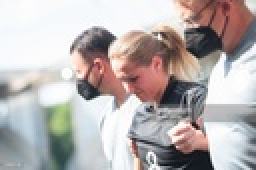
%> input picture alta.jpg, 128 x 85 px, shrunk from 1024 x 683 before the run (shown 2 times larger)
$ octave --eval "result = equalizacao_histograma('alta.jpg');"   (GNU Octave 9; MATLAB toolbox functions it lacks are replaced by stand-ins)
%> lines starting %> are read from the running program, lines starting %| are printed output that depends on the picture
function y = equalizacao_histograma(path_img)
%> called with path_img = 'alta.jpg'
%{
    equalizacao_histograma (str) : Path da imagem
    y : imagem equalizada
%}

% leitura da imagem
img_original = imread(path_img);
%> img_original is the input picture: size 85x128x3 uint8; mean R, G, B 183.6, 176.9, 176

% convertendo para escala de cinza
imagem_cinza_original = rgb2gray(img_original);
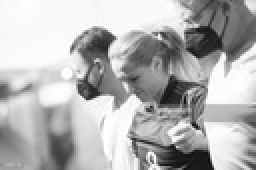
%> imagem_cinza_original: size 85x128 uint8 (shown 2 times larger); min 14, max 255, mean 178.8

% plotando a figura original e em escala de cinza
figure;
subplot(2, 1, 1);
imshow(img_original);
title('Imagem original');
subplot(2, 1, 2);
imshow(imagem_cinza_original);
title('Imagem cinza', "color", "magenta");

imagem_cinza = double(imagem_cinza_original);

% pegando o tamanho da imagem
size_image = size(imagem_cinza);
%> size_image = [85 128]
fprintf('Tamanho: %d \n', size_image);
%| Tamanho: 85
%| Tamanho: 128

% criando histograma
hist1 = zeros(1,256);
for i=1:size_image(1)
    for j=1:size_image(2)
        for k=0:255
            if imagem_cinza(i,j)==k
                hist1(k+1)=hist1(k+1)+1;
            end
        end
    end
end
%> after the loop, hist1 = 256 values, max 717 at index 251, min 0 at index 1, mean 42.5

% comparando com a função nativa do matlab
figure;
subplot(2, 1, 1);
plot(hist1);
title('Histograma manual');
subplot(2, 1, 2);
histogram(imagem_cinza);
title('Histograma MATLAB', "color", "red");
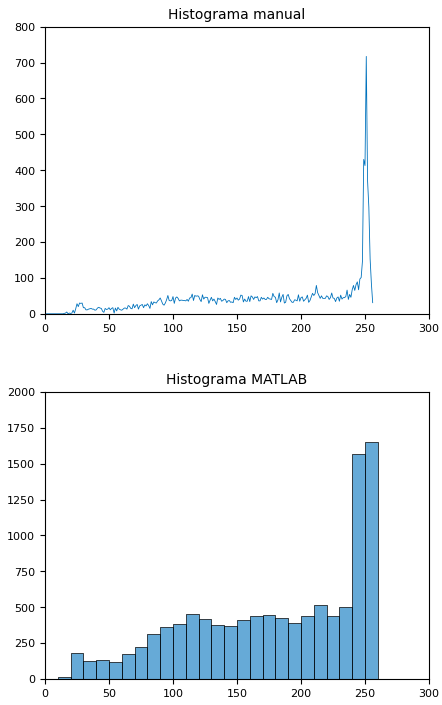
%> figure redrawn from the program's plot data, 2 panels; panel 1: curve peaks at x = 251, y = 717; panel 2: tallest bar 1653 high, from x = 250 to 260

% gerando pdf
pdf = (1/(size_image(1)*size_image(2)))*hist1;
%> pdf = 256 values, max 0.0659 at index 251, min 0 at index 1, mean 0.00391

% cdf
cdf = zeros(1,256);
cdf(1)=pdf(1);

for i=2:256
    cdf(i)=cdf(i-1)+pdf(i);
end
%> after the loop, cdf = 256 values from 0 to 1
cdf = round(255*cdf);
%> cdf = 256 values from 0 to 255

y = zeros(size_image);
for i=1:size_image(1)
    for j=1:size_image(2)
        t=(imagem_cinza(i,j)+1);
        y(i,j)=cdf(t);
    end
end
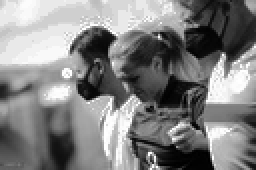
%> y: size 85x128 double (shown 2 times larger); min 0, max 255, mean 129.2

% equalizando a imagem
hist2 = zeros(1,256);
for i=1:size_image(1)
    for j=1:size_image(2)
        for k=0:255
            if y(i,j)==k
                hist2(k+1)=hist2(k+1)+1;
            end
        end
    end
end
%> after the loop, hist2 = 256 values, max 717 at index 234, min 0 at index 42, mean 42.5

% comparando
figure;
subplot(2, 1, 1);
imshow(uint8(y));
%> `result = equalizacao_histograma('alta.jpg');`:
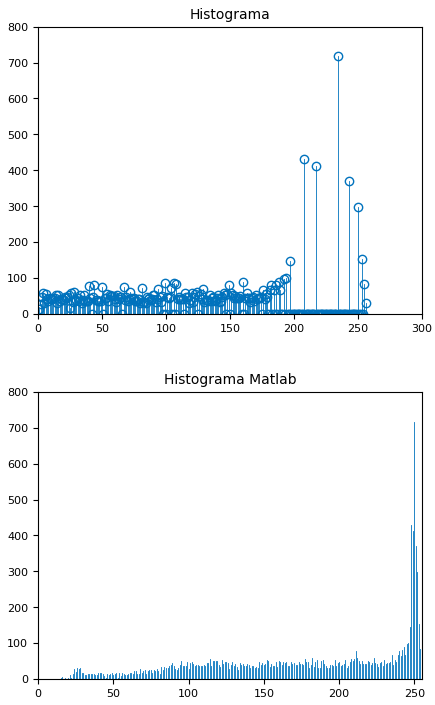
%> figure redrawn from the program's plot data, 2 panels; panel 1: highest point at x = 234, y = 717; panel 2: highest point at x = 250, y = 717
title('Equalização');
subplot(2, 1, 2);
histeq(imagem_cinza_original);
title('Equalização MATLAB', "color", "green");

figure;
subplot(2, 1, 1);
stem(hist2);
title('Histograma');
subplot(2, 1, 2);
imhist(imagem_cinza_original);
title('Histograma Matlab', "color", "red");
